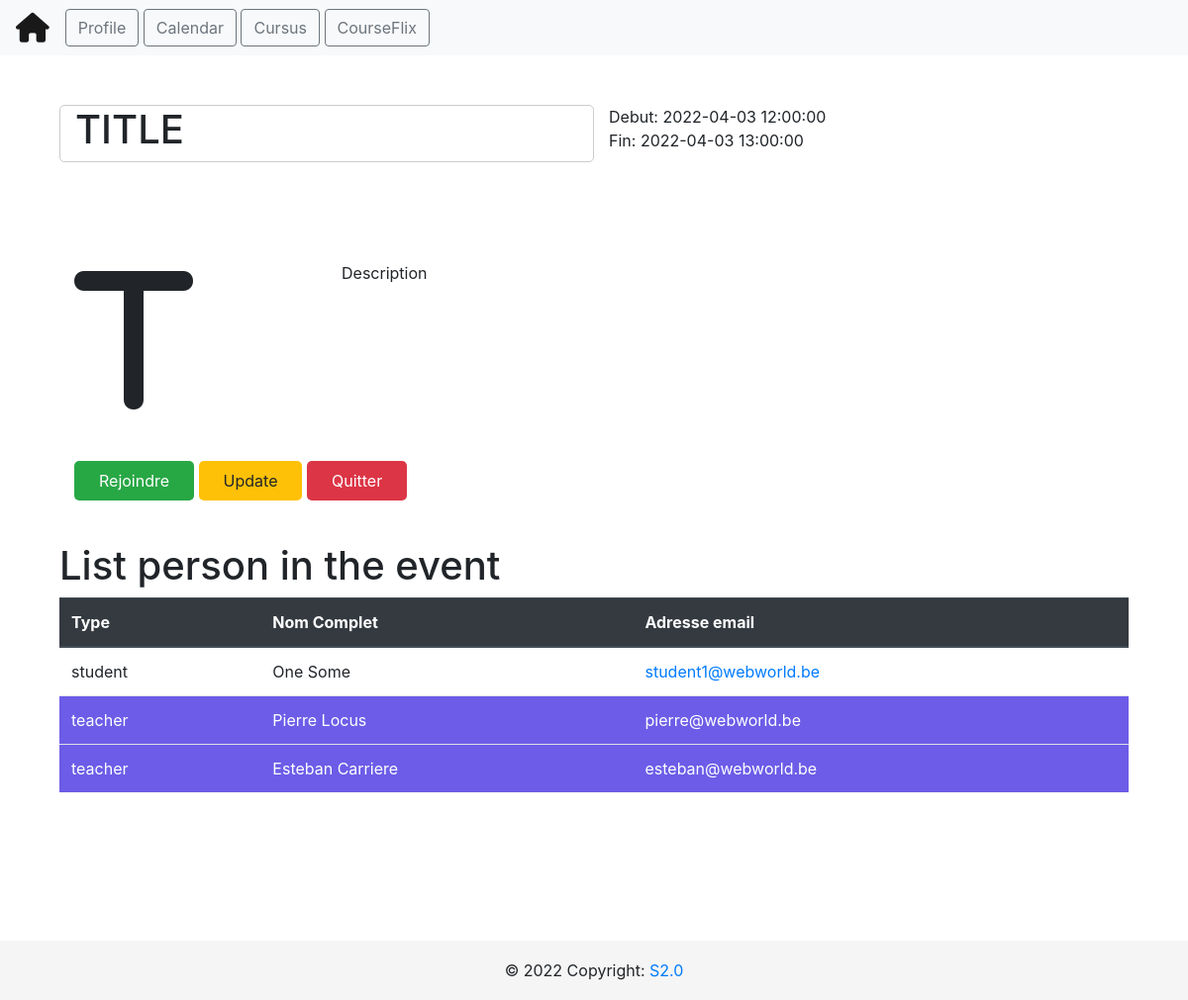
The page /calendar/event/2 on the database as committed earlier.
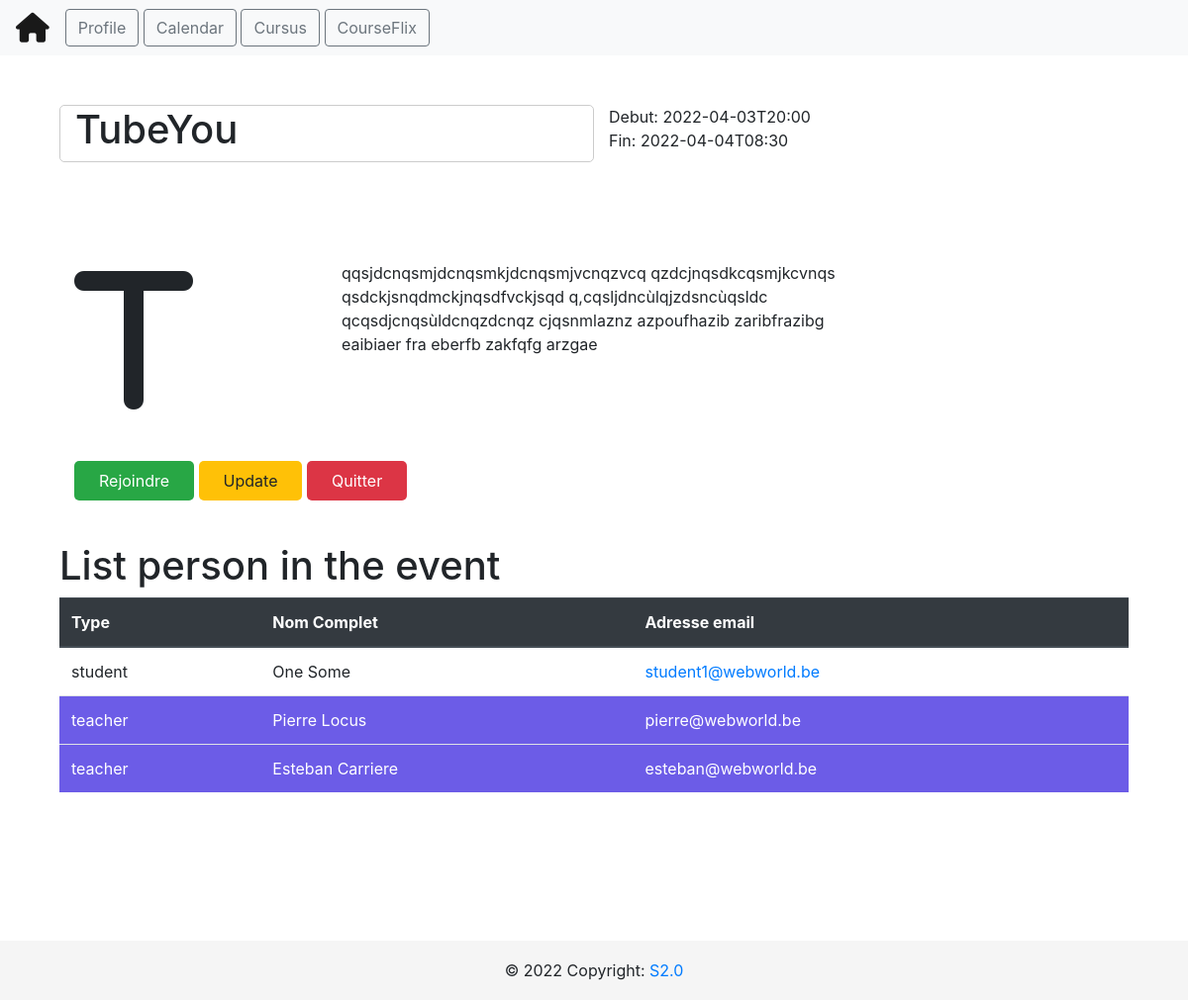
The same page on the database as committed later.
### tables this page shows
CREATE TABLE events (
                        event_id INTEGER NOT NULL, 
                        title VARCHAR(100), 
                        date_from INTEGER, 
                        date_to INTEGER, 
                        organizer INTEGER, event_description TEXT, category_id INTEGER, 
                        PRIMARY KEY (event_id)
                    );

### app.py (the view)
@api.route("/calendar/event/<int:id>")
def get_event(id):
    cursor = db.cursor()
    cursor.execute("SELECT * FROM events WHERE event_id = {}".format(id))
    rows = cursor.fetchall()
    event = rows
    cursor.execute("SELECT * FROM event_attendes WHERE event_id = {}".format(id))
    rows = cursor.fetchall()
    person_attendes = rows
    persons = []
    for i in range(len(person_attendes)):
        cursor.execute(
            "SELECT * FROM person WHERE person_id = {}".format(person_attendes[i][2])
        )
        rows = cursor.fetchall()
        persons.append(
            {
                "id": rows[0][0],
                "lastname": rows[0][1],
                "firstname": rows[0][2],
                "person_type": rows[0][3],
                "email": rows[0][4],
            }
        )
    return render_template(
        "view_event.html",
        event={
            "event_id": event[0][0],
            "title": event[0][1],
            "start": event[0][2],
            "end": event[0][3],
            "organizer": event[0][4],
            "description": event[0][5],
            "category_id": event[0][6],
        },
        persons=persons,
    )

### templates/view_event.html (shortened to what this page needs)
{% extends "layout.html" %} {% block title %} {{event.title}} {% endblock %} {%
block head %} {{ super() }}
{% endblock %} {% block content %}
<section>
  <div class="container">
    <div class="row row-event event-header">
      <div class="col-md-6 event-title">
        <h1>{{event.title}}</h1>
      </div>
      <div class="col-md-6">
        <div class="row">
          <div class="col-md-12 event-date">Debut: {{event.start}}</div>
        </div>
        <div class="row">
          <div class="col-md-12 event-date">Fin: {{event.end}}</div>
        </div>
      </div>
    </div>
    <div class="row row-event">
      <div class="col-md-3 event-icon">
        <i class="fa-solid fa-{{event.title[0]|lower}} fa-10x"></i>
      </div>
      <div class="col-md-6 event-description">
        <div class="row">
          <div class="col-md-12">{{event.description}}</div>
        </div>
      </div>
    </div>
    <div class="row row-event">
      <div class="col-md-6">
        <a href="#" class="btn-event btn-success">Rejoindre</a>
        <a href="#" class="btn-event btn-warning" id="updater">Update</a>
        <a href="#" class="btn-event btn-danger">Quitter</a>
      </div>
    </div>
  </div>
</section>
<section>
  <div class="container">
    <div class="row">
      <div class="col-md-12">
        <h1>List person in the event</h1>
      </div>
    </div>
    <div class="row">
      <div class="col-md-12">
        <table class="table">
          <thead class="thead-dark">
            <th>Type</th>
            <th>Nom Complet</th>
            <th>Adresse email</th>
          </thead>
          <tbody>
            {% for person in persons %} {% if person.person_type == "teacher" %}
            <tr class="table-row-teacher">
              {%else %}
            <tr>
              {%endif %}
              <td>{{person.person_type}}</td>
              <td>{{person.firstname}} {{person.lastname}}</td>
              <td><a href="mailto:{{person.email}}">{{person.email}}</a></td>
            </tr>
            {% endfor %}
          </tbody>
        </table>
      </div>
    </div>
  </div>
</section>
{% endblock %}

Rows that differ between the two databases and show on the page:
changed events: title "TITLE" → "TubeYou"; start "2022-04-03 12:00:00" → "2022-04-03T20:00"; end "2022-04-03 13:00:00" → "2022-04-04T08:30"; description "Description" → "qqsjdcnqsmjdcnqsmkjdcnqsmjvcnqzvcq qzdcjnqsdkcqsmjkcvnqs qsdckjsnqdmckjnqsdfvckjsqd q,cqsljdncùlqjzdsncùqsldc qcqsdjcnqsùldcnqzdcnqz cjqsnmlaznz azpoufhazib zaribfrazibg eaibiaer fra eberfb zakfqfg arzgae"
